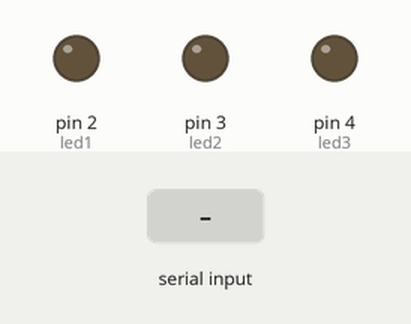
A sketch run on a simulated Arduino Uno, built with avr-gcc and run on an emulated ATmega328P. Shown: output pins drawn as LEDs (lit = HIGH). The test bench sets the inputs (shaded band).

Above: at 1.2 s.
1.3 s: "1" received over Serial
At 2.2 s:
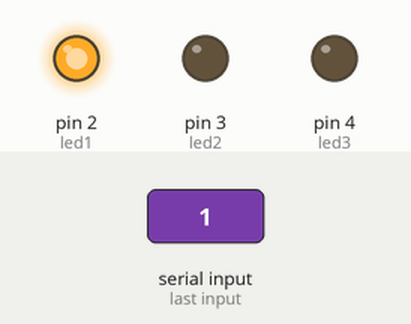
2.8 s: "2" received over Serial
At 3.3 s:
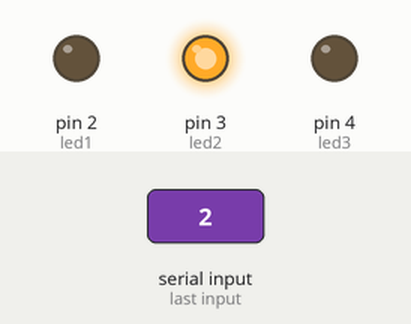
4.3 s: "3" received over Serial
At 5.5 s:
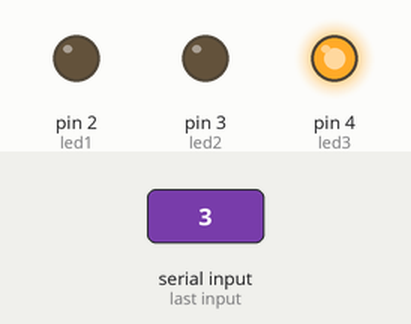
5.8 s: "0" received over Serial
At 6.8 s:
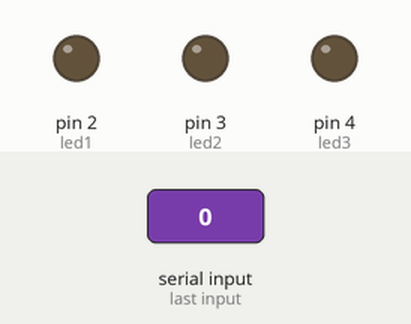
Timing chart, 0 to 8.3 s (numbered marks = the images above; inputs shaded):
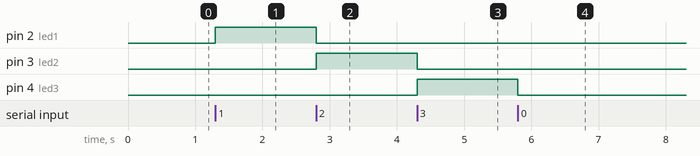

The sketch:

arduino.ino
```cpp
//variaveis
int led1 = 2;
int led2 = 3;
int led3 = 4;


//ligando variaveis e porta serial
void setup() {
  pinMode(led1, OUTPUT);
  pinMode(led2, OUTPUT);
  pinMode(led3, OUTPUT);
  Serial.begin(9600);
}


//
void loop() {
  if (Serial.available() > 0) {
    char command = Serial.read();

    switch (command) {
      case '1':
        digitalWrite(led1, HIGH);
        digitalWrite(led2, LOW);
        digitalWrite(led3, LOW);
        break;
      case '2':
        digitalWrite(led1, LOW);
        digitalWrite(led2, HIGH);
        digitalWrite(led3, LOW);
        break;
      case '3':
        digitalWrite(led1, LOW);
        digitalWrite(led2, LOW);
        digitalWrite(led3, HIGH);
        break;
      case '0':
        digitalWrite(led1, LOW);
        digitalWrite(led2, LOW);
        digitalWrite(led3, LOW);
        break;
    }
  }
}
```

Measured:
- after the input at 1.3 s, pin 2 (led1): LOW → HIGH at once
- after the input at 2.8 s, pin 2 (led1): HIGH → LOW at once; pin 3 (led2): LOW → HIGH at once
- after the input at 4.3 s, pin 3 (led2): HIGH → LOW at once; pin 4 (led3): LOW → HIGH at once
- after the input at 5.8 s, pin 4 (led3): HIGH → LOW at once
